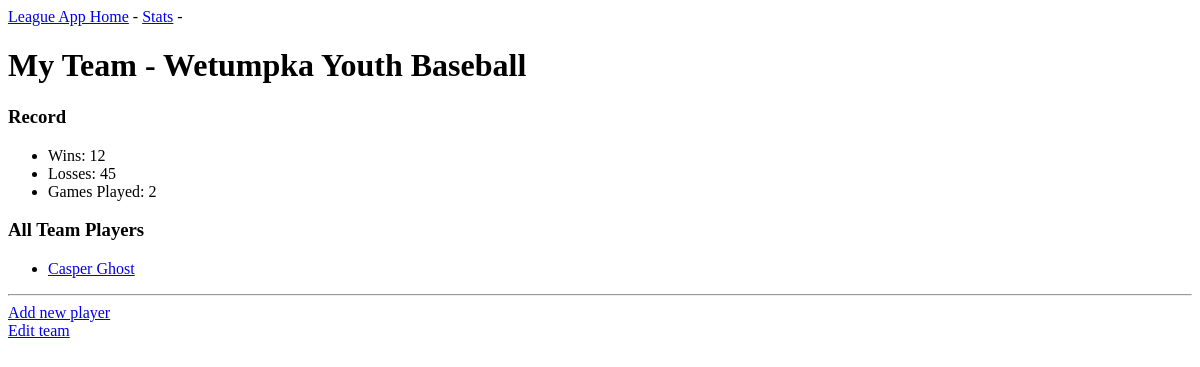
The app's page /team/16, older data.
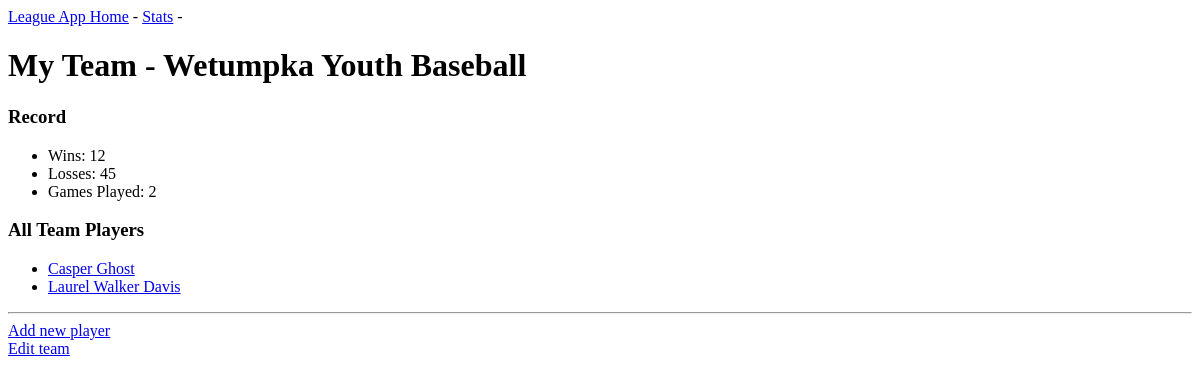
The same page, newer data.
### League_App/models.py (models this page shows, shortened)
class Player(models.Model):
    last_name = models.CharField(max_length=200, default=None)
    full_name = models.CharField(max_length=200, default=None)
    team = models.ForeignKey(Team, related_name='team', default=None, on_delete=models.CASCADE)
    hits = models.IntegerField(default=0)
    singles = models.IntegerField(default=0)
    doubles = models.IntegerField(default=0)
    triples = models.IntegerField(default=0)
    at_bats = models.IntegerField(default=0)
    home_runs = models.IntegerField(default=0)
    putouts = models.IntegerField(default=0)
    assists = models.IntegerField(default=0)
    chances = models.IntegerField(default=0)
    DisplayFields = ['id', 'full_name', 'batting_average', 'fielding_percentage']
    class Meta:
        verbose_name_plural = 'players'

### League_App/views.py (the view)
# urls.py: path('team/<int:team_id>', views.team, name='team'),
def team(request, team_id):
    team_obj = Team.objects.get(id=team_id)
    team_players = Player.objects.filter(team_id=team_id)
    context = {'team': team_obj,
               'team_players': team_players}
    return render(request, 'League_App/team.html', context)

### League_App/templates/League_App/team.html
{% extends "League_App/base.html" %}
{% block content %}
    <h1>{{ team.team_name }} - {{ team.league.league_name }}</h1>
    <h3>Record</h3>
    <ul>
        <li>Wins: {{ team.wins }}</li>
        <li>Losses: {{ team.losses }}</li>
        <li>Games Played: {{ team.games_played }}</li>
    </ul>
    <h3>All Team Players</h3>
    <ul>
        {% for player in team_players %}
            <li>
                <a href="{% url 'League_App:player' player.id %}">{{ player.full_name }}</a>
            </li>
        {% empty %}
            <li> No players have been added yet.</li>
        {% endfor %}
    </ul>
    <hr/>
    <a href="{% url 'League_App:new_player' team.id%}">Add new player</a><br>
    <a href="{% url 'League_App:edit_team' team.id%}">Edit team</a>
{%  endblock content %}

Row changes from the older to the newer data that the page shows:
added Player: full_name "Laurel Walker Davis"
